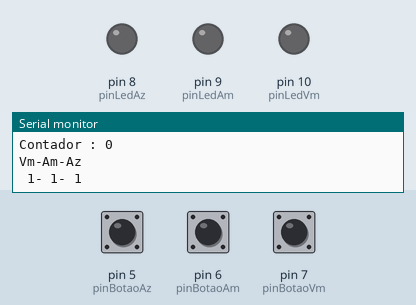
Simulated run of this sketch. Board: Arduino Uno, built with avr-gcc and run on an emulated ATmega328P. On the bench: output pins drawn as LEDs (lit = HIGH), the last lines printed to the serial monitor. Inputs (shaded band) come from the test bench; at power-on: pin 6 (pinBotaoAm) HIGH, pin 5 (pinBotaoAz) HIGH, pin 7 (pinBotaoVm) HIGH.

Above: at 1.2 s.
1.3 s: pin 6 (pinBotaoAm) pulled LOW for 0.15 s
At 2.5 s:
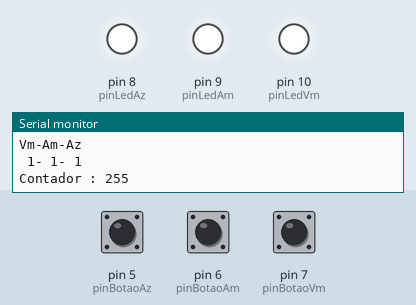
2.9 s: pin 5 (pinBotaoAz) pulled LOW for 0.15 s
At 4.3 s:
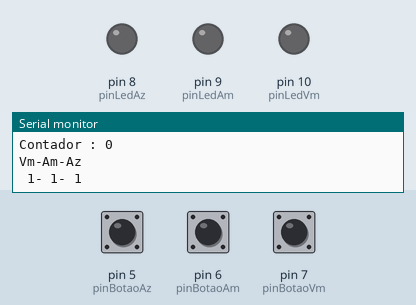
6.0 s: pin 6 (pinBotaoAm) pulled LOW for 1 s
At 6.5 s:
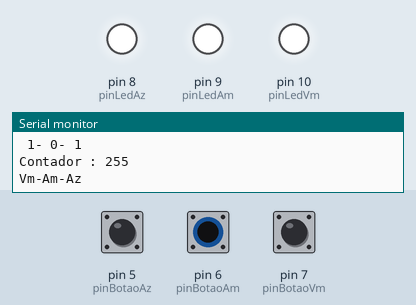
8.5 s: pin 7 (pinBotaoVm) pulled LOW for 0.15 s
At 9.6 s:
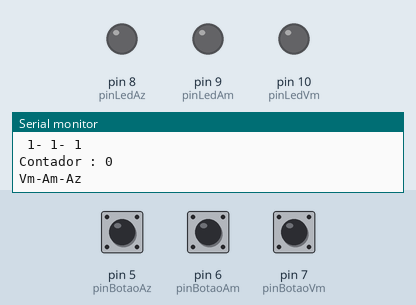
11.6 s: pin 7 (pinBotaoVm) pulsed LOW 5 times (0.12 s each, 0.3 s apart)
At 13.9 s:
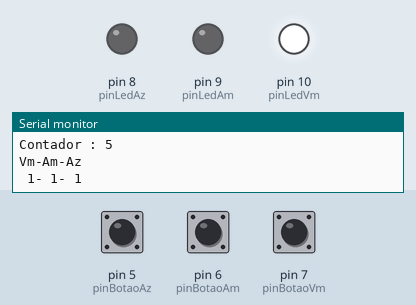
14.6 s: pin 5 (pinBotaoAz) pulled LOW for 1 s
At 15.9 s:
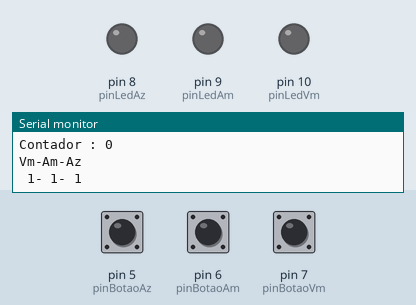
Timing chart, 0 to 17.6 s (numbered marks = the images above; inputs shaded):
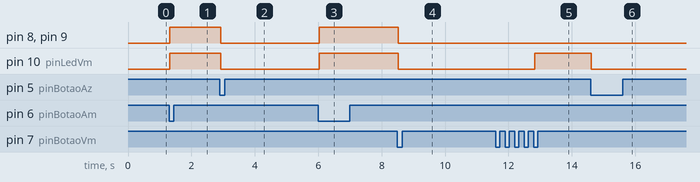

The sketch:

sketch.ino
```cpp
 /*
  Curso de Arduino .NET - Flávio Guimarães
  CANAL: Brincando com Ideias - https://www.youtube.com/c/BrincandocomIdeias
  SITE: https://www.brincandocomideias.com/
  Autor:  Argênio Silveira
  Link:   https://wokwi.com/arduino/projects/313785925601591874
  MODULO: 3 - Módulo 3 - Programação Intermediária (13 aulas)
  SKETCH: 08 - Aula 18 - Efeito Bouncing - O que é e como resolver
*/
#define pinLedVm 10
#define pinLedAm 9
#define pinLedAz 8

#define pinBotaoVm 7
#define pinBotaoAm 6
#define pinBotaoAz 5

#define debouncingTempo 40 // atraso no código "TEMPO"

byte contador = 0;
// Começa em HIGH porque estamos usando INPUT_PULLUP
bool estadoAntBotVm = HIGH;
bool estadoAntBotAm = HIGH;
bool estadoAntBotAz = HIGH;

// Debouncing usando Variavel de Tempo
unsigned long debouncingBotVm;
unsigned long debouncingBotAm;
unsigned long debouncingBotAz;


void setup() {
  pinMode(pinLedVm, OUTPUT);
  pinMode(pinLedAm, OUTPUT);
  pinMode(pinLedAz, OUTPUT);

  pinMode(pinBotaoVm, INPUT_PULLUP);
  pinMode(pinBotaoAm, INPUT_PULLUP);
  pinMode(pinBotaoAz, INPUT_PULLUP);

  Serial.begin(9600);
}

void loop() {
  bool estadoBotaoVm = digitalRead(pinBotaoVm);
  bool estadoBotaoAm = digitalRead(pinBotaoAm);
  bool estadoBotaoAz = digitalRead(pinBotaoAz);

  /* PROBLEMA:
  Quando trabalhamos com um circuito que envolve chaves mecânicas,
  tem-se o surgimento de um efeito conhecido como “bouncing”.

  Basicamente isto apresenta-se como um pequeno problema em nosso circuito,
  já que esse tipo de efeito pode indicar equivocadamente,
  que ocorreram diversos acionamentos em um pequeno intervalo de tempo.
  */
  /* SOLUÇÃO 1:
  é utilizar um pequeno atraso no código "TEMPO" , que seria o tempo suficiente
  para que a etapa do efeito bouncing passasse, e desta forma minimizar esse problema.
  */
  // Usamoa a Negação (!) porque stamos usando INPUT_PULLUP
  /* millis () - Retorna o número de milissegundos passados desde que a placa Arduino começou a executar
  o programa atual. Esse número irá sofrer overflow (chegar ao maior número possível e então voltar pra zero).
  */

  // if (!estadoBotaoVm && estadoAntBotVm) contador++;
  if ((millis() - debouncingBotVm) > debouncingTempo){
    // Verifica se o tenpo que ja se passou e menor que o tenpo da ultima execução do botão!
    if (!estadoBotaoVm && estadoAntBotVm) {
      contador++;
      debouncingBotVm = millis(); // Guardo na variavel o Tempo atual da execução!
    }
  }
  // if (!estadoBotaoAm && estadoAntBotAm) contador--;
  if ((millis() - debouncingBotAm) > debouncingTempo){
    if (!estadoBotaoAm && estadoAntBotAm) {
      contador--;
      debouncingBotVm = millis();
    }
  }
  //if (!estadoBotaoAz && estadoAntBotAz) contador = 0;
  if ((millis() - debouncingBotAz) > debouncingTempo){
    if (!estadoBotaoAz && estadoAntBotAz) {
      contador = 0;
      debouncingBotVm = millis();
    }
  }

  if(contador >= 5){
    digitalWrite(pinLedVm, HIGH);
  } else{
    digitalWrite(pinLedVm, LOW);
  };

  if(contador >= 10){
    digitalWrite(pinLedAm, HIGH);
  } else{
    digitalWrite(pinLedAm, LOW);
  };

  if(contador >= 15){
    digitalWrite(pinLedAz, HIGH);
  } else{
    digitalWrite(pinLedAz, LOW);
  };
  Serial.print("Contador : ");
  Serial.println(contador);

  Serial.println("Vm-Am-Az");
  Serial.print(" ");
  Serial.print(estadoAntBotVm);
  Serial.print("- ");
  Serial.print(estadoAntBotAm);
  Serial.print("- ");
  Serial.print(estadoAntBotAz);
  Serial.println(" ");
  estadoAntBotVm = estadoBotaoVm;
  estadoAntBotAm = estadoBotaoAm;
  estadoAntBotAz = estadoBotaoAz;
}
```

Measured:
- after the input at 1.3 s, pin 8 (pinLedAz), pin 9 (pinLedAm), pin 10 (pinLedVm): LOW → HIGH at once
- after the input at 2.9 s, pin 8 (pinLedAz), pin 9 (pinLedAm), pin 10 (pinLedVm): HIGH → LOW at once
- after the input at 6.0 s, pin 8 (pinLedAz), pin 9 (pinLedAm), pin 10 (pinLedVm): LOW → HIGH at once
- after the input at 8.5 s, pin 8 (pinLedAz), pin 9 (pinLedAm), pin 10 (pinLedVm): HIGH → LOW at once
- after the input at 11.6 s, pin 10 (pinLedVm): LOW → HIGH after 1.2 s
- after the input at 14.6 s, pin 10 (pinLedVm): HIGH → LOW at once
